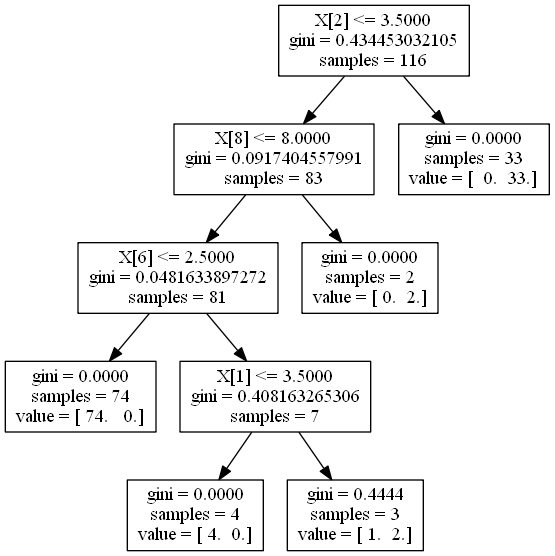

This chart was generated by the following Python code:
'''
Created on Nov 16, 2014

@author: Kaustubh Sant
@copyright: Copyright (c) 2014 Kaustubh Sant
@summary: Uses decision tree to learn and predict class label on the breast-cancer data
          taken from UCI repository (https://archive.ics.uci.edu/ml/datasets/Breast+Cancer+Wisconsin+%28Original%29)
          Training dataset: 16% of complete data
          Missing values: substituted with middle value of range of values for attribute
          Prediction accuracy: 96.28%
'''

from sklearn import tree 
from sklearn.externals.six import StringIO  
import pydot

inputdataset = "breast-cancer-wisconsin.data"

def gettrainingdata(inFile):
    trainingdata=[]
    classlabels=[]
    with open(inFile,'r') as fin:
        lines= fin.readlines()
        for i in range(0,len(lines),6):
            if("?" not in lines[i]):
                line=[]
                line = lines[i].strip().split(",")
                trainingdata.append(line[:-1])
                classlabels.append(line[-1])
    return trainingdata,classlabels

def applydecisiontree(data,labels):
    clf= tree.DecisionTreeClassifier(min_samples_leaf=2)
    clf.fit(data,labels)
    return clf

def predictonmodel(clf,InFile):
    with open("result.csv",'w') as fout:
        with open(InFile,'r') as fin:
            for lines in fin:
                line = lines.strip().split(",")[:-1]
                if("?" in line):
                    line[line.index("?")] = "5" 
                for item in line:
                    fout.write(str(item).strip("'") + ",")
                fout.write(str(clf.predict([line])[0]) + "\n")

def calaccuracy(inFile):
    count=0
    with open(inFile,'r') as fin:
        l1=fin.readlines()                
    with open("result.csv",'r') as fin:
        l2=fin.readlines()
    for i in range(len(l1)):
        if(l1[i].split(",")[-1] != l2[i].split(",")[-1]):
            count += 1
    print("accuracy:" + str((len(l1)-count)*100.00/len(l1)))  

def plottree(clf):
    dot_data = StringIO() 
    tree.export_graphviz(clf, out_file=dot_data) 
    graph = pydot.graph_from_dot_data(dot_data.getvalue()) 
    graph.write_png("decisiontree.png")     
                                 
def main(inFile):
    trainingdata,classlabels = gettrainingdata(inFile)
    clf = applydecisiontree(trainingdata,classlabels)
    plottree(clf)
    predictonmodel(clf,inFile)
    calaccuracy(inFile)
    
if __name__ == '__main__':
    main(inputdataset)
